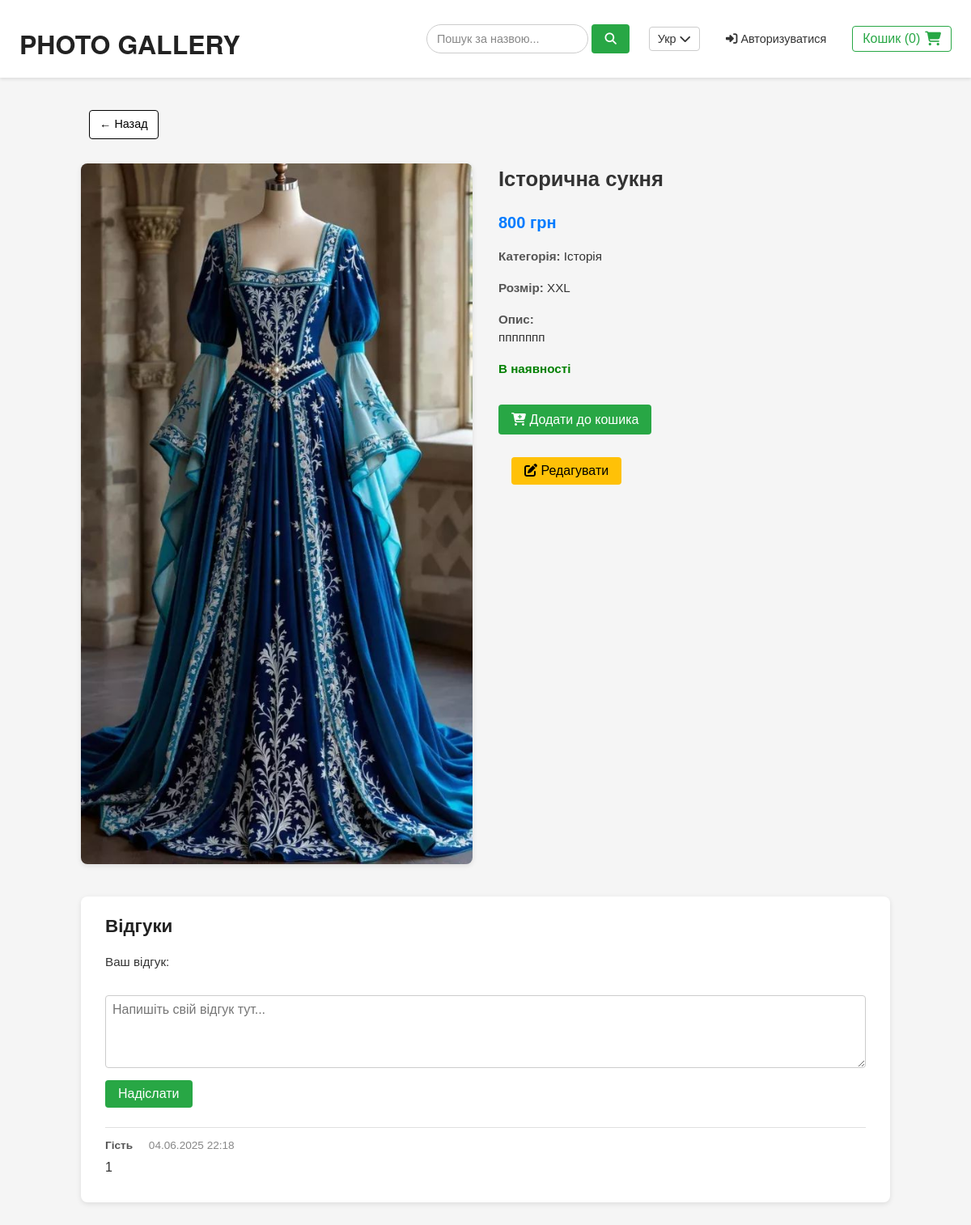
Screenshot of /views/costumeView.php?id=4&lang=uk with the database file from the repository.
### tables this page shows
CREATE TABLE "costumes" (
	"id"	INTEGER,
	"name"	TEXT NOT NULL,
	"category"	TEXT NOT NULL,
	"size"	TEXT NOT NULL,
	"price"	REAL NOT NULL,
	"available"	TEXT NOT NULL,
	"photo"	TEXT,
	"description"	TEXT,
	PRIMARY KEY("id" AUTOINCREMENT)
);

### views/costumeView.php (the view, shortened to what this page needs)
<?php
$pdo = new PDO('sqlite:' . __DIR__ . '/../database.sqlite');
$pdo->setAttribute(PDO::ATTR_ERRMODE, PDO::ERRMODE_EXCEPTION);
$costumeId = isset($_GET['id']) ? intval($_GET['id']) : 0;
$costumeStmt = $pdo->prepare("SELECT * FROM costumes WHERE id = :id");
$costumeStmt->execute([':id' => $costumeId]);
$costume = $costumeStmt->fetch(PDO::FETCH_ASSOC);
$reviewsDir  = __DIR__ . '/../reviews';
$reviewsFile = $reviewsDir . '/' . $costumeId . '.json';
if (file_exists($reviewsFile)) {
    $json    = file_get_contents($reviewsFile);
    $reviews = json_decode($json, true);
} else {
    $reviews = [];
}
?>
<!DOCTYPE html>
<html lang="uk">
<head>
  <link rel="stylesheet" href="/lab2_costumes/css/style.css">
</head>
<body>
  <div class="wrapper">
    <?php include __DIR__ . '/../header.php'; ?>
    <main class="main-content" style="padding: 20px 40px;">
      <div class="breadcrumbs" style="margin-bottom: 20px;">
        <a href="/lab2_costumes/views/home.view.php?lang=<?= htmlspecialchars($_GET['lang'] ?? '', ENT_QUOTES, 'UTF-8') ?>">
          &larr; <?= htmlspecialchars($t['back'] ?? 'Назад', ENT_QUOTES, 'UTF-8') ?>
        </a>
      </div>
      <div class="costume-detail" style="display: flex; gap: 2rem; flex-wrap: wrap;">
        <div class="costume-detail__img" style="flex: 1; min-width: 300px;">
          <?php
            $imgPath = $costume['photo']
                     ? $costume['photo']
                     : 'uploads/default.jpg';
            $imgSrc = htmlspecialchars($imgPath, ENT_QUOTES, 'UTF-8');
          ?>
          <img
            src="/lab2_costumes/<?= $imgSrc ?>"
            alt="<?= htmlspecialchars($costume['name'], ENT_QUOTES, 'UTF-8') ?>"
            class="costume-detail__photo"
            style="width: 100%; height: auto; object-fit: cover; border-radius: 8px; box-shadow: 0 2px 6px rgba(0,0,0,0.1);">
        </div>
        <div class="costume-detail__info" style="flex: 1; min-width: 300px;">
          <h2 style="margin-top: 0;"><?= htmlspecialchars($costume['name'], ENT_QUOTES, 'UTF-8') ?></h2>
          <p class="costume-detail__price" style="font-size: 1.25rem; font-weight: 600; color: #007bff;">
            <?= number_format($costume['price'], 0, '.', ' ') ?> грн
          </p>
          <?php if (!empty($costume['category'])): ?>
            <p><strong><?= htmlspecialchars($t['category'] ?? 'Категорія', ENT_QUOTES, 'UTF-8') ?>:</strong>
              <?= htmlspecialchars($costume['category'], ENT_QUOTES, 'UTF-8') ?>
            </p>
          <?php endif; ?>
          <?php if (!empty($costume['size'])): ?>
            <p><strong><?= htmlspecialchars($t['size'] ?? 'Розмір', ENT_QUOTES, 'UTF-8') ?>:</strong>
              <?= htmlspecialchars($costume['size'], ENT_QUOTES, 'UTF-8') ?>
            </p>
          <?php endif; ?>
          <?php if (!empty($costume['description'])): ?>
            <p><strong><?= htmlspecialchars($t['description'] ?? 'Опис', ENT_QUOTES, 'UTF-8') ?>:</strong><br>
              <?= nl2br(htmlspecialchars($costume['description'], ENT_QUOTES, 'UTF-8')) ?>
            </p>
          <?php endif; ?>
          <?php if ($costume['available']): ?>
            <p class="available" style="color: green; font-weight: 600;">
              <?= htmlspecialchars($t['in_stock'] ?? 'В наявності', ENT_QUOTES, 'UTF-8') ?>
            </p>
          <?php else: ?>
            <p class="not-available" style="color: red; font-weight: 600;">
              <?= htmlspecialchars($t['out_of_stock'] ?? 'Немає в наявності', ENT_QUOTES, 'UTF-8') ?>
            </p>
          <?php endif; ?>
          <form method="POST" action="costumeView.php?id=<?= $costumeId ?>">
            <button
              type="submit"
              name="add_to_cart"
              class="button-add-to-cart"
              style="
                background-color: #28a745;
                color: #fff;
                padding: 0.6rem 1rem;
                border: none;
                border-radius: 4px;
                cursor: pointer;
                font-size: 1rem;
                margin-top: 1rem;
              "
              <?= in_array($costumeId, $_SESSION['cart']) ? 'disabled' : '' ?>>
              <i class="fas fa-cart-plus"></i>
              <?= in_array($costumeId, $_SESSION['cart'])
                  ? htmlspecialchars($t['in_cart'] ?? 'У кошику', ENT_QUOTES, 'UTF-8')
                  : htmlspecialchars($t['add_to_cart'] ?? 'Додати до кошика', ENT_QUOTES, 'UTF-8') ?>
            </button>
          </form>
          <button
            id="editBtn"
            class="button-edit"
            style="
              background-color: #ffc107;
              color: #000;
              padding: 0.5rem 1rem;
              border: none;
              border-radius: 4px;
              cursor: pointer;
              font-size: 1rem;
              margin-left: 1rem;
              margin-top: 1rem;
            ">
            <i class="fas fa-edit"></i> <?= htmlspecialchars($t['edit'] ?? 'Редагувати', ENT_QUOTES, 'UTF-8') ?>
          </button>
        </div>
      </div>
      <section class="reviews-section" style="margin-top: 40px;">
        <h3 style="margin-top: 0; margin-bottom: 1rem;"><?= htmlspecialchars($t['reviews'] ?? 'Відгуки', ENT_QUOTES, 'UTF-8') ?></h3>
        <form method="POST" action="costumeView.php?id=<?= $costumeId ?>" class="review-form" style="margin-bottom: 1.5rem;">
          <label for="review_content" style="font-weight: 500;">
            <?= htmlspecialchars($t['your_review'] ?? 'Ваш відгук', ENT_QUOTES, 'UTF-8') ?>:
          </label><br>
          <textarea
            id="review_content"
            name="review_content"
            rows="4"
            placeholder="<?= htmlspecialchars($t['review_placeholder'] ?? 'Напишіть свій відгук тут...', ENT_QUOTES, 'UTF-8') ?>"
            required
            style="
              width: 100%;
              padding: 0.5rem;
              border: 1px solid #ccc;
              border-radius: 4px;
              font-family: inherit;
              font-size: 1rem;
              resize: vertical;
            "></textarea><br>
          <button
            type="submit"
            name="submit_review"
            class="btn-review-submit"
            style="
              margin-top: 0.5rem;
              background-color: #28a745;
              color: #fff;
              padding: 0.5rem 1rem;
              border: none;
              border-radius: 4px;
              cursor: pointer;
              font-size: 1rem;
            ">
            <?= htmlspecialchars($t['submit_review'] ?? 'Надіслати', ENT_QUOTES, 'UTF-8') ?>
          </button>
        </form>
        <?php if (!empty($reviews)): ?>
          <ul class="reviews-list" style="list-style: none; padding-left:0; margin:0;">
            <?php foreach ($reviews as $rev): ?>
              <li class="single-review" style="border-top: 1px solid #e0e0e0; padding: 0.75rem 0;">
                <div class="review-meta" style="font-size: 0.85rem; color: #555; margin-bottom: 0.3rem;">
                  <span class="review-user" style="font-weight: 600;">
                    <?= htmlspecialchars($rev['username'], ENT_QUOTES, 'UTF-8') ?>
                  </span>
                  <span class="review-date" style="margin-left: 1rem; color: #888;">
                    <?= date('d.m.Y H:i', strtotime($rev['created_at'])) ?>
                  </span>
                </div>
                <div class="review-content" style="font-size: 1rem; line-height: 1.4; color: #333;">
                  <?= nl2br(htmlspecialchars($rev['content'], ENT_QUOTES, 'UTF-8')) ?>
                </div>
              </li>
            <?php endforeach; ?>
          </ul>
        <?php else: ?>
          <p class="no-reviews" style="font-style: italic; color: #666;">
            <?= htmlspecialchars($t['no_reviews'] ?? 'Поки що немає відгуків. Станьте першим!', ENT_QUOTES, 'UTF-8') ?>
          </p>
        <?php endif; ?>
      </section>
    </main>
  </div>
</body>
</html>

### css/style.css (style rules this page uses)
*, *::before, *::after { box-sizing: border-box; margin: 0; padding: 0; }
html, body { width: 100%; height: 100%; font-family: 'Helvetica Neue', Arial, sans-serif; color: #333; background-color: #f5f5f5; line-height: 1.5; overflow-x: hidden; }
.costume-detail { display: flex; flex-wrap: wrap; gap: 30px; max-width: 1000px; margin: 30px auto; background-color: transparent; box-shadow: none; border-radius: 0; padding: 0; }
.costume-detail__img { flex: 1 1 400px; background-color: transparent; display: flex; align-items: center; justify-content: center; }
.costume-detail__img img { width: 100%; height: auto; object-fit: contain; border-radius: 0; }
.costume-detail__info { flex: 1 1 300px; display: flex; flex-direction: column; gap: 12px; color: #333; }
.costume-detail__info h2 { font-size: 1.6rem; font-weight: 600; margin-bottom: 8px; }
.costume-detail__price { font-size: 1.3rem; color: #007bff; font-weight: 600; }
.costume-detail__info p { font-size: 0.95rem; margin-bottom: 4px; }
.costume-detail__info strong { color: #555; }
.button-add-to-cart { background-color: #28a745; color: #fff; border: none; padding: 10px 14px; font-size: 1rem; border-radius: 4px; cursor: pointer; width: fit-content; transition: background-color 0.2s; }
.button-edit { background-color: #ffc107; color: #222; border: none; padding: 10px 14px; font-size: 1rem; border-radius: 4px; cursor: pointer; width: fit-content; transition: background-color 0.2s; }
.breadcrumbs { margin: 20px auto; max-width: 1000px; padding: 0 10px; font-size: 0.9rem; display: flex; align-items: center; }
.breadcrumbs a { display: inline-flex; align-items: center; gap: 6px; background-color: #ffffff; color: #000000; border: 1px solid #000000; padding: 6px 12px; border-radius: 4px; text-decoration: none; font-size: 0.9rem; transition: background-color 0.2s, color 0.2s; }
.reviews-section { margin: 40px auto; max-width: 1000px; background-color: #ffffff; border-radius: 8px; box-shadow: 0 2px 6px rgba(0,0,0,0.1); padding: 20px 30px; }
.reviews-section h3 { margin-top: 0; margin-bottom: 16px; font-size: 1.4rem; color: #222; }
.review-form { margin-bottom: 24px; }
.review-form label { font-weight: 500; display: block; margin-bottom: 6px; font-size: 0.95rem; color: #333; }
.review-form textarea { width: 100%; padding: 10px 12px; border: 1px solid #ccc; border-radius: 4px; font-family: inherit; font-size: 1rem; resize: vertical; }
.review-form button[name="submit_review"] { margin-top: 8px; background-color: #28a745; color: #fff; padding: 10px 16px; border: none; border-radius: 4px; cursor: pointer; font-size: 1rem; transition: background-color 0.2s; }
.reviews-list { list-style: none; padding-left: 0; margin: 0; }
.single-review { border-top: 1px solid #e0e0e0; padding: 12px 0; }
.single-review:first-child { border-top: none; }
.review-meta { font-size: 0.85rem; color: #555; margin-bottom: 4px; }
.review-user { font-weight: 600; }
.review-date { margin-left: 1rem; color: #888; }
.review-content { font-size: 1rem; line-height: 1.5; color: #333; }
a { color: #007bff; text-decoration: none; transition: color 0.2s; }
main.main-content { padding: 40px 20px; font-family: Arial, sans-serif; color: #333; line-height: 1.5; }

### rows the page displays
costumes: photo (picture), name "Історична сукня", price "800", category "Історія", size "XXL", description "ппппппп"

### other values shown
$currentLangName "Укр"
__('login') "Авторизуватися"
__('cart') "Кошик"
$cartCount "0"
$t['back'] "Назад"
$t['category'] "Категорія"
$t['size'] "Розмір"
$t['description'] "Опис"
$t['in_stock'] "В наявності"
$t['add_to_cart'] "Додати до кошика"
$t['edit'] "Редагувати"
$t['reviews'] "Відгуки"
$t['your_review'] "Ваш відгук"
$t['submit_review'] "Надіслати"
$rev['username'] "Гість"
